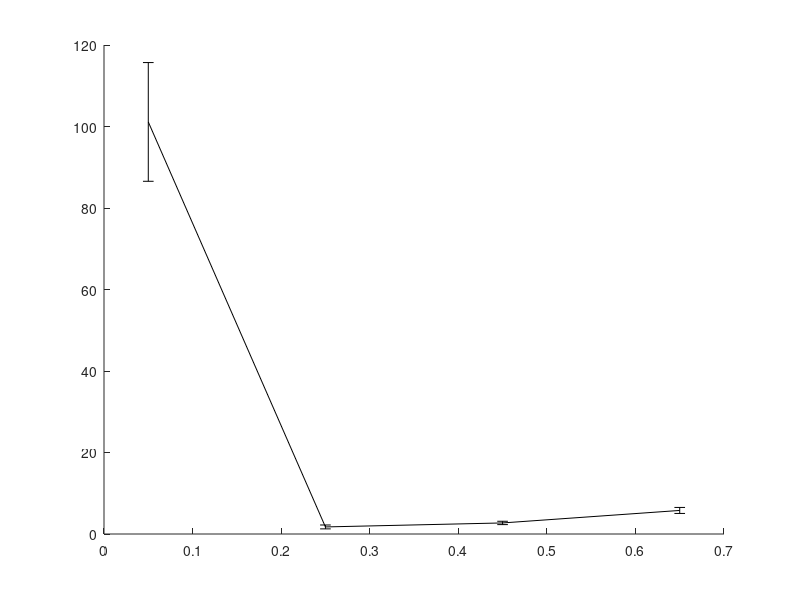

Write the MATLAB code that produced this figure. (Note: this script raises an error after producing the figure.)
% Performance comparison between the RLX with different epsilon value.
% The experiment is in one scene with obstacles where the start and goal configurations
% are:
% State c_start = {0.5236, 1.74753, -1.8326, -1.4835,	1.5708,	0, 1.004278, 0.2729, 0.9486, -1.15011, 1.81001, -1.97739};
% State c_goal = {0.5236, 0.34907, 0.69813, -1.3963, 1.5708, 0, 0.7096, 1.8032, -1.7061, -1.6286, 1.9143, -2.0155}; // Robot 2 no backflip - Elbow down
% This while benchmarking the maximum step distance.
% With joint limits of the ABB robots.
% last updated: 09/25/17

clear all
clc

%%
planners = {'BiRRT','RRT','LazyRRT','SBL'};
plannerType = planners{4};
switch plannerType
    case 'BiRRT'
        D1 = load('Benchmark_BiRRT_RLX_eps1_3poles_rB.txt'); D1 = D1(D1(:,2)==1,:);
        D2 = load('Benchmark_BiRRT_RLX_eps3_3poles_rB.txt'); D2 = D2(D2(:,2)==1,:);
        D3 = load('Benchmark_BiRRT_RLX_eps5_3poles_rB.txt'); D3 = D3(D3(:,2)==1,:);
    case 'RRT'
        D1 = load('Benchmark_RRT_RLX_eps5_3poles_rB.txt'); D1 = D1(D1(:,2)==1,:);
        D2 = load('Benchmark_RRT_RLX_eps5_3poles_rB.txt'); D2 = D2(D2(:,2)==1,:);
        D3 = load('Benchmark_RRT_RLX_eps5_3poles_rB.txt'); D3 = D3(D3(:,2)==1,:);
    case 'LazyRRT'
        D1 = load('Benchmark_LazyRRT_RLX_eps5_3poles_rB.txt'); D1 = D1(D1(:,2)==1,:);
        D2 = load('Benchmark_LazyRRT_RLX_eps5_3poles_rB.txt'); D2 = D2(D2(:,2)==1,:);
        D3 = load('Benchmark_LazyRRT_RLX_eps5_3poles_rB.txt'); D3 = D3(D3(:,2)==1,:);
    case 'SBL'
        D1 = load('Benchmark_SBL_RLX_eps5_3poles_rB.txt'); D1 = D1(D1(:,2)==1,:);
        D2 = load('Benchmark_SBL_RLX_eps5_3poles_rB.txt'); D2 = D2(D2(:,2)==1,:);
        D3 = load('Benchmark_SBL_RLX_eps5_3poles_rB.txt'); D3 = D3(D3(:,2)==1,:);
end

%% 
disp(['Results for ' plannerType ':']);

%%
% RBX 0.1
rd = sort(unique(D1(:,1)));
for i = 1:length(rd)
    M = D1(D1(:,1)==rd(i), 2:end);
    td(i) = mean(M(:,3));
    td_ste(i) = std(M(:,3))/sqrt(size(M,1));
end

%%
% RBX 0.3
rg = sort(unique(D2(:,1)));
for i = 1:length(rg)
    M = D2(D2(:,1)==rg(i), 2:end);
%     disp([i-1 rg(i)  size(M,1)])
    tg(i) = mean(M(:,3));
    tg_ste(i) = std(M(:,3))/sqrt(size(M,1));
end

%%
% RBX 0.5
rb = sort(unique(D3(:,1)));
for i = 1:length(rb)
    M = D3(D3(:,1)==rb(i), 2:end);
%     disp([i-1 rg(i)  size(M,1)])
    tb(i) = mean(M(:,3));
    tb_ste(i) = std(M(:,3))/sqrt(size(M,1));
end

%%
disp(' ');
[tdmin, id] = min(td);
[tgmin, ig] = min(tg);
[tbmin, ib] = min(tb);

%%
h = figure(1);
clf
errorbar(rd,td,td_ste,'-k','linewidth',2);
hold on
errorbar(rg,tg,tg_ste,'--k','linewidth',2);
errorbar(rb,tb,tb_ste,':k','linewidth',2);
hold off
ylabel('mean runtime [msec]');
xlabel('max. local-connection distance');
legend('0.1','0.3','0.5');
% xlim([0 6]);
% xlim([min(rd) max(rd)]);

%% 
sS = rd(id);
tmin = tdmin;
D1 = D1(D1(:,1)==sS, 2:end);
verf = D1(:,1)==1;
suc = D1(:,2)==1;

D = D1;
disp('------------------------------------');
disp('RLX 0.1:');
disp(['Results of ' num2str(size(D,1)) ' queries.']);
disp(['Minimum avg. runtime is ' num2str(tmin) 'sec with d = ' num2str(sS) ]);
disp(['Percent of successful queries verified: ' num2str(sum(verf & suc)/sum(suc)*100) '%']);
disp(['Plan distance: ' num2str(D(1,2)) ]);
disp(['Avg. runtime: ' num2str(mean(D(:,3)))  ' +/- ' num2str(std(D(:,3))/sqrt(size(D,1))) ' sec ']);
disp(['Min. runtime: ' num2str(min(D(:,3))) ' msec ']);
disp(['Avg. nodes in path: ' num2str(floor(mean(D(:,9)))) ]);
disp(['Avg. nodes in trees: ' num2str(floor(mean(D(:,10)))) ]);
disp(['Avg. number of projections: ' num2str(floor(mean(D(:,4)))) ]);
disp(['Avg. local-connection time: ' num2str(mean(D(:,11)./D(:,12))*1e3)  ' +/- ' num2str(std(D(:,11)./D(:,12))/sqrt(size(D,1))*1e3) ' msec ']);
disp(['Avg. total local-connection time: ' num2str(mean(D(:,11))*1e3)  ' +/- ' num2str(std(D(:,11))/sqrt(size(D,1))*1e3) ' msec ']);
disp(['Avg. number of local connection checks: ' num2str(mean(D(:,12)))]);
disp(['Avg. collision check time: ' num2str(mean(D(:,7))*1e3) ' msec.']);
disp(['Percent of successful local connections: ' num2str(100*mean(D(:,13)./D(:,12)))]);

%%
sS = rg(ig);
tmin = tgmin;
D2 = D2(D2(:,1)==sS, 2:end);
verf = D2(:,1)==1;
suc = D2(:,2)==1;

D = D2;
disp('------------------------------------');
disp('RLX 0.3:');
disp(['Results of ' num2str(size(D,1)) ' queries.']);
disp(['Minimum avg. runtime is ' num2str(tmin) 'sec with d = ' num2str(sS) ]);
disp(['Percent of successful queries verified: ' num2str(sum(verf & suc)/sum(suc)*100) '%']);
disp(['Plan distance: ' num2str(D(1,2)) ]);
disp(['Avg. runtime: ' num2str(mean(D(:,3)))  ' +/- ' num2str(std(D(:,3))/sqrt(size(D,1))) ' sec ']);
disp(['Min. runtime: ' num2str(min(D(:,3))) ' msec ']);
disp(['Avg. nodes in path: ' num2str(floor(mean(D(:,9)))) ]);
disp(['Avg. nodes in trees: ' num2str(floor(mean(D(:,10)))) ]);
disp(['Avg. number of projections: ' num2str(floor(mean(D(:,4)))) ]);
disp(['Avg. local-connection time: ' num2str(mean(D(:,11)./D(:,12))*1e3)  ' +/- ' num2str(std(D(:,11)./D(:,12))/sqrt(size(D,1))*1e3) ' msec ']);
disp(['Avg. total local-connection time: ' num2str(mean(D(:,11))*1e3)  ' +/- ' num2str(std(D(:,11))/sqrt(size(D,1))*1e3) ' msec ']);
disp(['Avg. number of local connection checks: ' num2str(mean(D(:,12)))]);
disp(['Avg. collision check time: ' num2str(mean(D(:,7))*1e3) ' msec.']);
disp(['Percent of successful local connections: ' num2str(100*mean(D(:,13)./D(:,12)))]);

%%
sS = rb(ib);
tmin = tbmin;
D3 = D3(D3(:,1)==sS, 2:end);
verf = D3(:,1)==1;
suc = D3(:,2)==1;

D = D3;
disp('------------------------------------');
disp('RLX 0.5:');
disp(['Results of ' num2str(size(D,1)) ' queries.']);
disp(['Minimum avg. runtime is ' num2str(tmin) 'sec with d = ' num2str(sS) ]);
disp(['Percent of successful queries verified: ' num2str(sum(verf & suc)/sum(suc)*100) '%']);
disp(['Plan distance: ' num2str(D(1,2)) ]);
disp(['Avg. runtime: ' num2str(mean(D(:,3)))  ' +/- ' num2str(std(D(:,3))/sqrt(size(D,1))) ' sec ']);
disp(['Min. runtime: ' num2str(min(D(:,3))) ' msec ']);
disp(['Avg. nodes in path: ' num2str(floor(mean(D(:,9)))) ]);
disp(['Avg. nodes in trees: ' num2str(floor(mean(D(:,10)))) ]);
disp(['Avg. number of projections: ' num2str(floor(mean(D(:,4)))) ]);
disp(['Avg. local-connection time: ' num2str(mean(D(:,11)./D(:,12))*1e3)  ' +/- ' num2str(std(D(:,11)./D(:,12))/sqrt(size(D,1))*1e3) ' msec ']);
disp(['Avg. total local-connection time: ' num2str(mean(D(:,11))*1e3)  ' +/- ' num2str(std(D(:,11))/sqrt(size(D,1))*1e3) ' msec ']);
disp(['Avg. number of local connection checks: ' num2str(mean(D(:,12)))]);
disp(['Avg. collision check time: ' num2str(mean(D(:,7))*1e3) ' msec.']);
disp(['Percent of successful local connections: ' num2str(100*mean(D(:,13)./D(:,12)))]);
%%
%%
%%
% 0.1
td = D1(:,3);
maxT = max(td);
T1 = linspace(0,maxT,100);
T1 = T1(2:end);
for i = 1:length(T1)
    sd = td < T1(i);
    md(i) = mean(td(sd));
    Md(i) = 1-sum(sd)/length(td);
end
%%
% 0.3
tg = D2(:,3);
maxT = max(tg);
T2 = linspace(0,maxT,1000);
T2 = T2(2:end);
for i = 1:length(T2)
    sg = tg < T2(i);
    mg(i) = mean(tg(sg));
    Mg(i) = 1-sum(sg)/length(tg);
end

%%
% 0.5
tb = D3(:,3);
maxT = max(tb);
T3 = linspace(0,maxT,1000);
T3 = T3(2:end);
for i = 1:length(T3)
    sb = tb < T3(i);
    mb(i) = mean(tb(sb));
    Mb(i) = 1-sum(sb)/length(tb);
end


%%
h = figure(2);
clf
plot(T1,Md*100,'-k','linewidth',2);
hold on
plot(T2,Mg*100,'--k','linewidth',2);
plot(T3,Mb*100,':k','linewidth',2);
hold off
xlabel('maximum runtime [sec]');
ylabel('failure rate [%]');
legend('0.1','0.3','0.5');
xlim([0 max([T1 T2])]);
title(plannerType);
